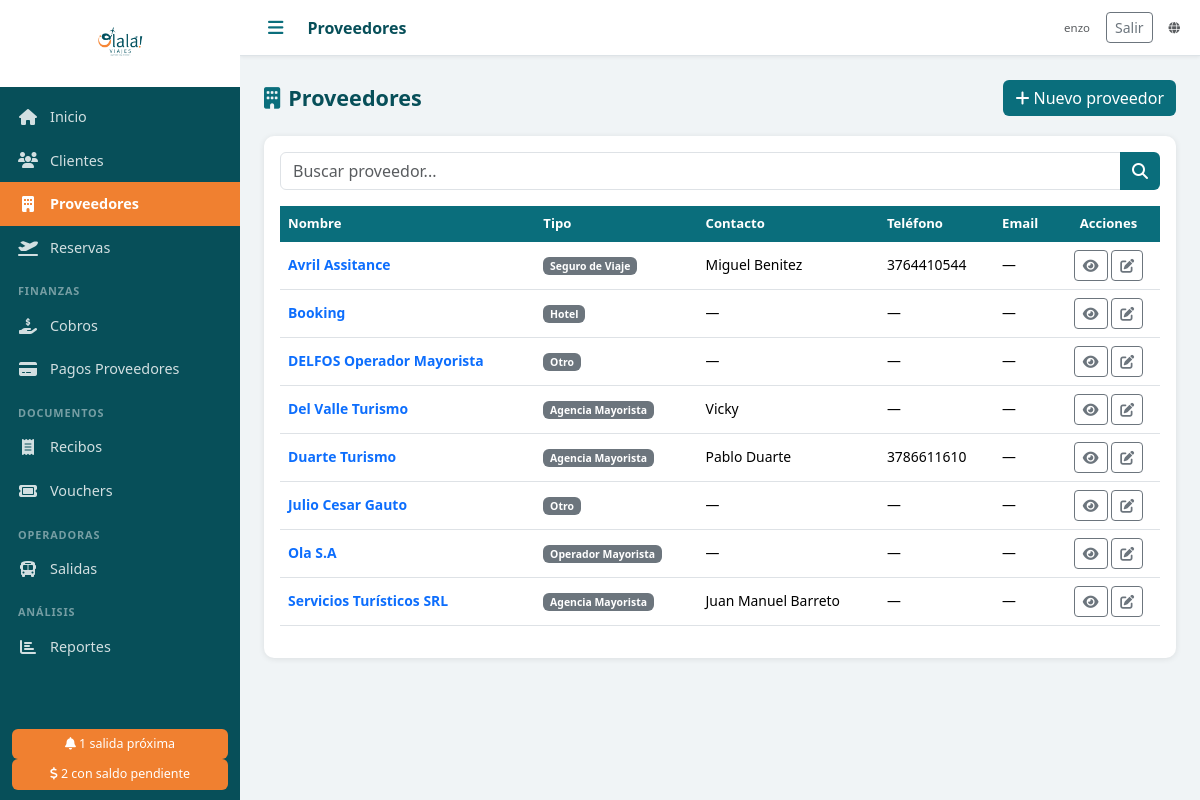
Page /proveedores/ (signed in) on the committed database.
### agencia/models.py (models this page shows, shortened)
class Proveedor(models.Model):
    TIPOS = [
        ('AEROLINEA', 'Aerolínea'),
        ('HOTEL', 'Hotel'),
        ('CRUCERO', 'Crucero'),
        ('AGENCIA', 'Agencia Mayorista'),
        ('OPERADOR', 'Operador Mayorista'),
        ('TRASLADO', 'Traslado'),
        ('SEGURO', 'Seguro de Viaje'),
        ('EXCURSION', 'Excursión'),
        ('OTRO', 'Otro'),
    ]
    nombre = models.CharField('Nombre', max_length=200)
    tipo = models.CharField('Tipo', max_length=20, choices=TIPOS, default='OTRO')
    comision_porcentaje = models.DecimalField('Comisión (%)', max_digits=5, decimal_places=2, default=0)
    contacto = models.CharField('Contacto', max_length=100, blank=True)
    email = models.EmailField('Email', blank=True)
    telefono = models.CharField('Teléfono', max_length=50, blank=True)
    notas = models.TextField('Notas', blank=True)
    activo = models.BooleanField('Activo', default=True)
    created_at = models.DateTimeField(auto_now_add=True)
    class Meta:
        verbose_name = 'Proveedor'
        verbose_name_plural = 'Proveedores'
        ordering = ['nombre']

### agencia/views.py (the view)
# urls.py: path('proveedores/', login_required(views.proveedores_lista), name='proveedores_lista'),
def proveedores_lista(request):
    q = request.GET.get('q', '')
    proveedores = Proveedor.objects.all()
    if q:
        proveedores = proveedores.filter(
            Q(nombre__icontains=q) | Q(contacto__icontains=q) | Q(email__icontains=q)
        )
    return render(request, 'proveedores/lista.html', {'proveedores': proveedores, 'q': q})

### templates/proveedores/lista.html (shortened to what this page needs)
{% extends 'base.html' %}
{% block topbar_title %}Proveedores{% endblock %}
{% block content %}
<div class="page-header">
  <h2><i class="fas fa-building me-2 text-teal"></i>Proveedores</h2>
  <a href="{% url 'proveedor_nuevo' %}" class="btn btn-teal"><i class="fas fa-plus me-1"></i>Nuevo proveedor</a>
</div>
<div class="card">
  <div class="card-body">
    <form method="get" class="mb-3">
      <div class="input-group">
        <input type="text" name="q" value="{{ q }}" class="form-control" placeholder="Buscar proveedor...">
        <button class="btn btn-teal" type="submit"><i class="fas fa-search"></i></button>
      </div>
    </form>
    <div class="table-responsive">
      <table class="table table-hover">
        <thead><tr><th>Nombre</th><th>Tipo</th><th>Contacto</th><th>Teléfono</th><th>Email</th><th class="text-center">Acciones</th></tr></thead>
        <tbody>
          {% for p in proveedores %}
          <tr>
            <td><a href="{% url 'proveedor_detalle' p.pk %}" class="fw-bold text-decoration-none">{{ p.nombre }}</a></td>
            <td><span class="badge bg-secondary">{{ p.get_tipo_display }}</span></td>
            <td>{{ p.contacto|default:"—" }}</td>
            <td>{{ p.telefono|default:"—" }}</td>
            <td>{{ p.email|default:"—" }}</td>
            <td class="text-center">
              <a href="{% url 'proveedor_detalle' p.pk %}" class="btn btn-sm btn-outline-secondary" title="Ver"><i class="fas fa-eye"></i></a>
              <a href="{% url 'proveedor_editar' p.pk %}" class="btn btn-sm btn-outline-secondary" title="Editar"><i class="fas fa-edit"></i></a>
            </td>
          </tr>
          {% empty %}
          <tr><td colspan="6" class="text-center text-muted py-4">No se encontraron proveedores.</td></tr>
          {% endfor %}
        </tbody>
      </table>
    </div>
  </div>
</div>
{% endblock %}

### templates/base.html (shortened to what this page needs)
<!DOCTYPE html>
<html lang="es">
<head>
  {% load static %}
  <link rel="stylesheet" href="https://cdn.jsdelivr.net/npm/bootstrap@5.3.2/dist/css/bootstrap.min.css">
  <link rel="stylesheet" href="https://cdnjs.cloudflare.com/ajax/libs/font-awesome/6.5.0/css/all.min.css">
  <link rel="stylesheet" href="{% static 'css/olala.css' %}">
</head>
<body>
<div class="sidebar" id="sidebar">
  <div class="sidebar-logo">
    <img src="{% static 'img/logo.png' %}" alt="Olalá Viajes" class="logo-img">
  </div>
  <nav class="sidebar-nav">
    <a href="{% url 'dashboard' %}" class="nav-item {% if request.resolver_match.url_name == 'dashboard' %}active{% endif %}">
      <i class="fas fa-home"></i><span>Inicio</span>
    </a>
    <a href="{% url 'clientes_lista' %}" class="nav-item {% if 'cliente' in request.resolver_match.url_name %}active{% endif %}">
      <i class="fas fa-users"></i><span>Clientes</span>
    </a>
    <a href="{% url 'proveedores_lista' %}" class="nav-item {% if 'proveedor' in request.resolver_match.url_name %}active{% endif %}">
      <i class="fas fa-building"></i><span>Proveedores</span>
    </a>
    <a href="{% url 'reservas_lista' %}" class="nav-item {% if 'reserva' in request.resolver_match.url_name %}active{% endif %}">
      <i class="fas fa-plane-departure"></i><span>Reservas</span>
    </a>
    <div class="nav-section">Finanzas</div>
    <a href="{% url 'cobros_lista' %}" class="nav-item {% if 'cobro' in request.resolver_match.url_name %}active{% endif %}">
      <i class="fas fa-hand-holding-dollar"></i><span>Cobros</span>
    </a>
    <a href="{% url 'pagos_proveedor_lista' %}" class="nav-item {% if 'pago_proveedor' in request.resolver_match.url_name %}active{% endif %}">
      <i class="fas fa-credit-card"></i><span>Pagos Proveedores</span>
    </a>
    <div class="nav-section">Documentos</div>
    <a href="{% url 'recibos_lista' %}" class="nav-item {% if 'recibo' in request.resolver_match.url_name %}active{% endif %}">
      <i class="fas fa-receipt"></i><span>Recibos</span>
    </a>
    <a href="{% url 'vouchers_lista' %}" class="nav-item {% if 'voucher' in request.resolver_match.url_name %}active{% endif %}">
      <i class="fas fa-ticket"></i><span>Vouchers</span>
    </a>
    <div class="nav-section">Operadoras</div>
    <a href="{% url 'salidas_lista' %}" class="nav-item {% if 'salida' in request.resolver_match.url_name %}active{% endif %}">
      <i class="fas fa-bus"></i><span>Salidas</span>
    </a>
    <div class="nav-section">Análisis</div>
    <a href="{% url 'reportes' %}" class="nav-item {% if 'reporte' in request.resolver_match.url_name %}active{% endif %}">
      <i class="fas fa-chart-bar"></i><span>Reportes</span>
    </a>
  </nav>
  {% if alertas_salidas > 0 or alertas_saldos > 0 %}
  <div class="sidebar-alerts">
    {% if alertas_salidas > 0 %}
    <a href="{% url 'dashboard' %}" class="alert-badge">
      <i class="fas fa-bell"></i> {{ alertas_salidas }} salida{% if alertas_salidas != 1 %}s{% endif %} próxima{% if alertas_salidas != 1 %}s{% endif %}
    </a>
    {% endif %}
    {% if alertas_saldos > 0 %}
    <a href="{% url 'reporte_saldos' %}" class="alert-badge">
      <i class="fas fa-dollar-sign"></i> {{ alertas_saldos }} con saldo pendiente
    </a>
    {% endif %}
  </div>
  {% endif %}
</div>
<div class="main-content">
  <div class="topbar">
    <button class="btn-menu" onclick="toggleSidebar()"><i class="fas fa-bars"></i></button>
    <div class="topbar-title">{% block topbar_title %}{% endblock %}</div>
    <div class="topbar-right d-flex align-items-center gap-3">
      {% if user.is_authenticated %}
      <span class="text-muted small">{{ user.get_username }}</span>
      <form method="post" action="{% url 'logout' %}" class="d-inline mb-0">
        <button type="submit" class="btn btn-sm btn-outline-secondary">Salir</button>
      </form>
      {% endif %}
      <a href="{% url 'web_publica' %}" class="text-muted small" target="_blank" title="Catálogo público"><i class="fas fa-globe"></i></a>
    </div>
  </div>
  <div class="content-area">
    {% block content %}{% endblock %}
  </div>
</div>
</body>
</html>

### static/css/olala.css (style rules this page uses)
:root { --teal: #0a6e7c; --teal-dark: #074f59; --teal-light: #e0f2f5; --orange: #f08030; --orange-light: #fff3e8; --sidebar-width: 240px; --topbar-height: 56px; }
* { box-sizing: border-box; }
body { margin: 0; font-family: 'Segoe UI', sans-serif; background: #f0f4f6; }
.sidebar { position: fixed; top: 0; left: 0; width: var(--sidebar-width); height: 100vh; background: var(--teal-dark); display: flex; flex-direction: column; z-index: 1000; transition: width 0.25s; overflow-x: hidden; }
.sidebar-logo { padding: 16px 12px; background: white; text-align: center; min-height: 80px; display: flex; align-items: center; justify-content: center; }
.logo-img { max-width: 160px; max-height: 55px; object-fit: contain; }
.sidebar-nav { flex: 1; overflow-y: auto; padding: 8px 0; }
.nav-item { display: flex; align-items: center; gap: 12px; padding: 11px 18px; color: rgba(255,255,255,0.82); text-decoration: none; font-size: 0.9rem; transition: background 0.15s, color 0.15s; white-space: nowrap; }
.nav-item.active { background: var(--orange); color: white; font-weight: 600; }
.nav-item i { width: 20px; text-align: center; font-size: 1rem; flex-shrink: 0; }
.nav-section { padding: 14px 18px 4px; font-size: 0.68rem; text-transform: uppercase; letter-spacing: 0.08em; color: rgba(255,255,255,0.45); font-weight: 600; }
.sidebar-alerts { padding: 10px 12px; }
.alert-badge { display: block; background: var(--orange); color: white; padding: 6px 10px; border-radius: 6px; font-size: 0.78rem; text-decoration: none; text-align: center; }
.main-content { margin-left: var(--sidebar-width); min-height: 100vh; transition: margin-left 0.25s; display: flex; flex-direction: column; }
.topbar { height: var(--topbar-height); background: white; border-bottom: 1px solid #dde3e7; display: flex; align-items: center; padding: 0 20px; gap: 16px; position: sticky; top: 0; z-index: 100; box-shadow: 0 1px 4px rgba(0,0,0,0.07); }
.btn-menu { background: none; border: none; font-size: 1.1rem; color: var(--teal); cursor: pointer; padding: 4px 8px; }
.topbar-title { font-size: 1rem; font-weight: 600; color: var(--teal-dark); flex: 1; }
.topbar-right { font-size: 0.82rem; color: #999; }
.content-area { padding: 24px; flex: 1; }
.card { border: none; border-radius: 10px; box-shadow: 0 1px 6px rgba(0,0,0,0.09); }
.text-teal { color: var(--teal) !important; }
.table th { background: var(--teal); color: white; font-weight: 600; font-size: 0.82rem; border: none; }
.table td { font-size: 0.87rem; vertical-align: middle; }
.btn-teal { background: var(--teal); color: white; border: none; }
.page-header { display: flex; align-items: center; justify-content: space-between; margin-bottom: 20px; }
.page-header h2 { margin: 0; color: var(--teal-dark); font-size: 1.35rem; font-weight: 700; }

### rows in the picture
Proveedor: nombre "Avril Assitance", tipo "Seguro de Viaje", contacto "Miguel Benitez", telefono "3764410544", email "—"
Proveedor: nombre "Booking", tipo "Hotel", contacto "—", telefono "—", email "—"
Proveedor: nombre "DELFOS Operador Mayorista", tipo "Otro", contacto "—", telefono "—", email "—"
Proveedor: nombre "Del Valle Turismo", tipo "Agencia Mayorista", contacto "Vicky", telefono "—", email "—"
Proveedor: nombre "Duarte Turismo", tipo "Agencia Mayorista", contacto "Pablo Duarte", telefono "3786611610", email "—"
Proveedor: nombre "Julio Cesar Gauto", tipo "Otro", contacto "—", telefono "—", email "—"
Proveedor: nombre "Ola S.A", tipo "Operador Mayorista", contacto "—", telefono "—", email "—"
Proveedor: nombre "Servicios Turísticos SRL", tipo "Agencia Mayorista", contacto "Juan Manuel Barreto", telefono "—", email "—"

### other values in the picture
{{ alertas_salidas }} "1"
{{ alertas_saldos }} "2"
{{ user.get_username }} "enzo"
